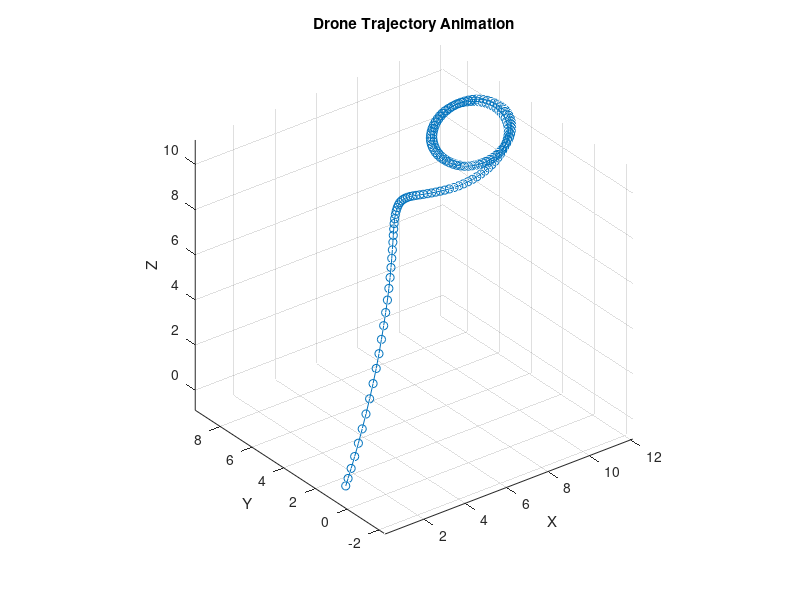
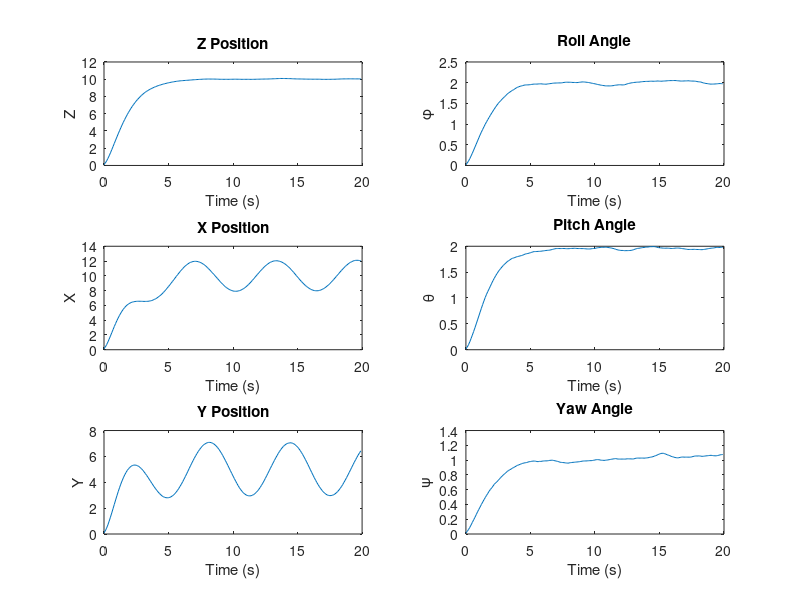

Reproduce these figures in MATLAB, in order. (Note: this script raises an error after producing the figures.)
clear all;
close all;
clc;

%% Parameters of drone
m = 0.6150; % mass
g = 9.81; % gravity

omega = 0.4; % We define omega = -w1-w2+w3+w4, with wi the angular velocity for each rotor.
Jx = 0.0154;
Jy = 0.0154;
Jz = 0.0309;
Jr = 0.05; % Inertia of the entire motors and rotors around the axis of the body.

a1 = (Jy - Jz) / Jx;  b1 = Jr * omega / Jx;  c1 = 1 / Jx;
a2 = (Jz - Jx) / Jy;  b2 = Jr * omega / Jy;  c2 = 1 / Jy;
a3 = (Jx - Jy) / Jz;  c3 = 1 / Jz;

%% Initialization
% Initial position, velocity, acceleration, and pose
x = 0;  x_dot = 0;
y = 0;  y_dot = 0;
z = 0;  z_dot = 0;

phi = 0;  phi_dot = 0;
theta = 0;  theta_dot = 0;
psi = 0;  psi_dot = 0;

% Target position, velocity, acceleration, and pose
xd = 10;  xd_v = 0;  xd_a = 0;
yd = 10;  yd_v = 0;  yd_a = 0;
zd = 10;  zd_v = 0;  zd_a = 0;

phid = 2;  dphid = 0;  ddphid=0;
thetad = 2;  dthetad = 0;  ddthetad=0;
psid = 1;  dpsid = 0;  ddpsid=0;

% Gains
[k1,k2,k3,k4,k5,k6,k7,k8,k9,k10,k11,k12] = deal(1);


%% Trajectory
% New trajectory parameters
a_traj_x = 5;  % The long half-axis of the elliptical trajectory
b_traj_y = 3;  % The short half-axis of an elliptical trajectory
theta_traj = pi/4;  % Angle of rotation of elliptical trajectory

% Add panning offset
x_offset = 10;
y_offset = 5;


%% Loop

num_steps = 200;
dt = 0.1;  % Adjusted time step for better animation

% Arrays to store state values
phi_array = zeros(num_steps, 1);
theta_array = zeros(num_steps, 1);
psi_array = zeros(num_steps, 1);
z_array = zeros(num_steps, 1);
x_array = zeros(num_steps, 1);
y_array = zeros(num_steps, 1);

figure;

for t = 1:num_steps
    % Adding noises to states
    
    % The main elements of the noise problem are analysed:
    % a. The amount of noise that each state can withstand is checked by varying the coefficient in front of randn
    %    Assessment indicators: 
    %    1. Within 200 steps (the simulation time can be reduced or extended appropriately, depending on the convergence). 
    %       Whether to reach a stable value (stable value interval).
    %       Note that the stable value here is not strictly the objective value. 
    %       For example, if the target value of x is 10, since the system is not able to converge perfectly to 10, 
    %       we can consider that any value in the range of 10 +- 0.05 is considered to reach the stable value.
    %    2. If a stabilised value is reached, the change in system performance compared to the previous situation without noise. 
    %       For example, whether there is a certain delay, whether there is still a certain fluctuation in the final, etc.. 
    %    3. Compare the fluctuations of the curves to reflect the effect of noise on the system.
    % b. Extension analysis: whether the size of the noise amplitude that can be added is related to the target value of that state quantity. 
    %    For example, when zd is 100, it can withstand 10*randn noise, and when zd is 10 the original noise will significantly interfere with the system.
    
    x1 = phi+0.1*randn(1);
    x2 = phi_dot+0.1*randn(1);
    x3 = theta+0.1*randn(1);
    x4 = theta_dot+0.1*randn(1);
    x5 = psi+0.1*randn(1);
    x6 = psi_dot+0.1*randn(1);
    x7 = z+0*randn(1);
    x8 = z_dot+0.1*randn(1);
    x9 = x+0.1*randn(1);
    x10 = x_dot+0.1*randn(1);
    x11 = y+0.1*randn(1);
    x12 = y_dot+0.1*randn(1);
    
    % Calculate the elliptical trajectory position and add a translation offset
    xd = a_traj_x * cos(t*dt) * cos(theta_traj) - b_traj_y * sin(t*dt) * sin(theta_traj) + x_offset;
    yd = a_traj_x * cos(t*dt) * sin(theta_traj) + b_traj_y * sin(t*dt) * cos(theta_traj) + y_offset;
    zd = 10;  % A fixed height is still used here
    
    % Position system
    ez_dot = x8 - zd_v;
    e2 = x8 - zd_v + k1 * (x7 - zd);
    ex_dot = x10 - xd_v;
    e3 = x10 - xd_v + k3 * (x9 - xd);
    ey_dot = x12 - yd_v;
    e4 = x12 - yd_v + k5 * (x11 - yd);
    
    u1 = m * (g - zd_a + k1 * ez_dot + k2 * e2) / (cos(x1) * cos(x3));
    ux = m * (-xd_a + k3 * ex_dot + k4 * e3) / u1;
    uy = m * (-yd_a + k5 * ey_dot + k6 * e4) / u1;

    % Pose system
%     phid = asin(ux * sin(x5) - uy * cos(x5));
%     thetad = asin(ux / (cos(x1) * cos(x5)) - sin(x1) * sin(x5) / (cos(x1) * cos(x5)));
    
    ephi_dot = x2 - dphid;
    e5 = x2 - dphid + k7 * (x1 - phid);
    etheta_dot = x4 - dthetad;
    e6 = x4 - dthetad + k9 * (x3 - thetad);
    epsi_dot = x6 - dpsid;
    e7 = x6 - dpsid + k11 * (x5 - psid);
    
    u2 = (-x4 * x6 * a1 + x4 * b1 + ddphid - k7 * ephi_dot - k8 * e5) / c1;
    u3 = (-x2 * x6 * a2 + x2 * b2 + ddthetad - k9 * etheta_dot - k10 * e6) / c2;
    u4 = (-x2 * x4 * a3 + ddpsid - k11 * epsi_dot - k12 * e7) / c3;

    % Update of states
    phi_double_dot = x4 * x6 * a1 - x4 * b1 + c1 * u2;
    theta_double_dot = x2 * x6 * a2 - x2 * b2 + c2 * u3;
    psi_double_dot = x2 * x4 * a3 + c3 * u4;
    z_double_dot = g - u1 * cos(x1) * cos(x3) / m;
    x_double_dot = -u1 * ux / m;
    y_double_dot = -u1 * uy / m;

    % Euler integration to update velocities
    phi_dot = phi_dot + phi_double_dot * dt;
    theta_dot = theta_dot + theta_double_dot * dt;
    psi_dot = psi_dot + psi_double_dot * dt;
    z_dot = z_dot + z_double_dot * dt;
    x_dot = x_dot + x_double_dot * dt;
    y_dot = y_dot + y_double_dot * dt;

    % Euler integration to update states
    phi = phi + phi_dot * dt;
    theta = theta + theta_dot * dt;
    psi = psi + psi_dot * dt;
    z = z + z_dot * dt;
    x = x + x_dot * dt;
    y = y + y_dot * dt;

    % Store state values
    if t <= num_steps
        phi_array(t,1) = phi;
        theta_array(t) = theta;
        psi_array(t) = psi;
        z_array(t) = z;
        x_array(t) = x;
        y_array(t) = y;
    end

    % Plot animation
    plot3(x_array, y_array, z_array, '-o');
    xlabel('X');
    ylabel('Y');
    zlabel('Z');
    title('Drone Trajectory Animation');
    grid on;
    axis equal;
    drawnow;
end
%% Create subplots for each state variable
figure;

subplot(3, 2, 2);
plot(0:dt:(num_steps-1)*dt, phi_array, '-');
xlabel('Time (s)');
ylabel('\phi');
title('Roll Angle');

subplot(3, 2, 4);
plot(0:dt:(num_steps-1)*dt, theta_array, '-');
xlabel('Time (s)');
ylabel('\theta');
title('Pitch Angle');

subplot(3, 2, 6);
plot(0:dt:(num_steps-1)*dt, psi_array, '-');
xlabel('Time (s)');
ylabel('\psi');
title('Yaw Angle');

subplot(3, 2, 1);
plot(0:dt:(num_steps-1)*dt, z_array, '-');
xlabel('Time (s)');
ylabel('Z');
title('Z Position');

subplot(3, 2, 3);
plot(0:dt:(num_steps-1)*dt, x_array, '-');
xlabel('Time (s)');
ylabel('X');
title('X Position');

subplot(3, 2, 5);
plot(0:dt:(num_steps-1)*dt, y_array, '-');
xlabel('Time (s)');
ylabel('Y');
title('Y Position');

% Adjust the layout
sgtitle('Drone State Variables Over Time');
% Compare the final value with noise and the value disered.
disp('final value for 6 outputs');
disp(x_array(num_steps));
disp(y_array(num_steps));
disp(z_array(num_steps));
disp(phi_array(num_steps));
disp(theta_array(num_steps));
disp(psi_array(num_steps));
